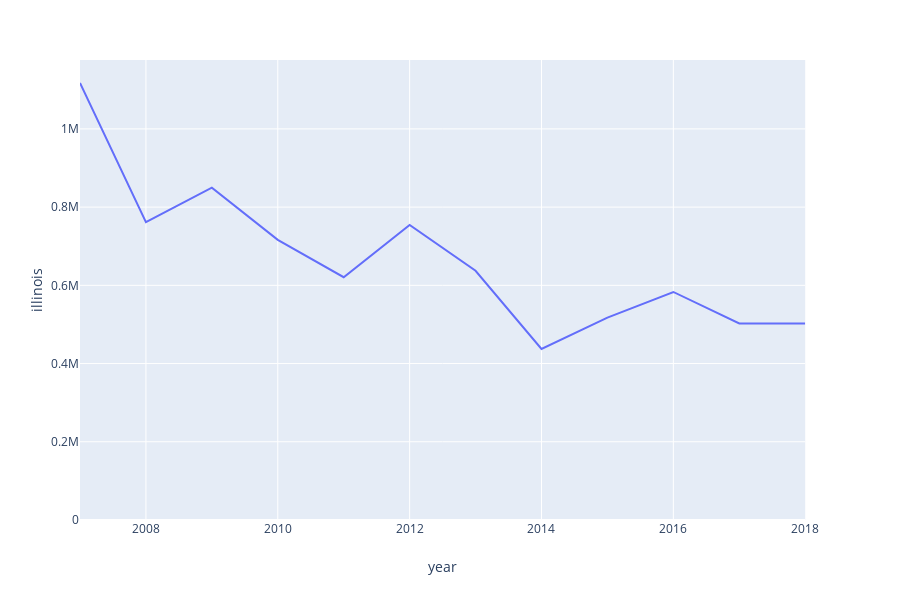

Notebook code cell kept with this figure:
### Code cell
fig_il.update_yaxes(rangemode="tozero")

### Figure 1 — Plotly figure (JSON) as saved in the notebook; plotly's stock layout.template omitted (floating-point values rounded to 4 significant figures)
{"data": [{"hoverlabel": {"namelength": 0}, "hovertemplate": "year=%{x}<br>illinois=%{y}", "legendgroup": "", "line": {"color": "#636efa", "dash": "solid"}, "mode": "lines", "name": "", "showlegend": false, "type": "scatter", "x": ["2007", "2008", "2009", "2010", "2011", "2012", "2013", "2014", "2015", "2016", "2017", "2018", "state"], "xaxis": "x", "y": [1117310, 761632, 849782, 716356, 620832, 754118, 637258, 437239, 517360, 583019, 502511, 502572, "illinois"], "yaxis": "y"}], "layout": {"height": 600, "legend": {"tracegroupgap": 0}, "margin": {"t": 60}, "xaxis": {"anchor": "y", "domain": [0, 0.98], "title": {"text": "year"}}, "yaxis": {"anchor": "x", "domain": [0, 1], "rangemode": "tozero", "title": {"text": "illinois"}}}}
